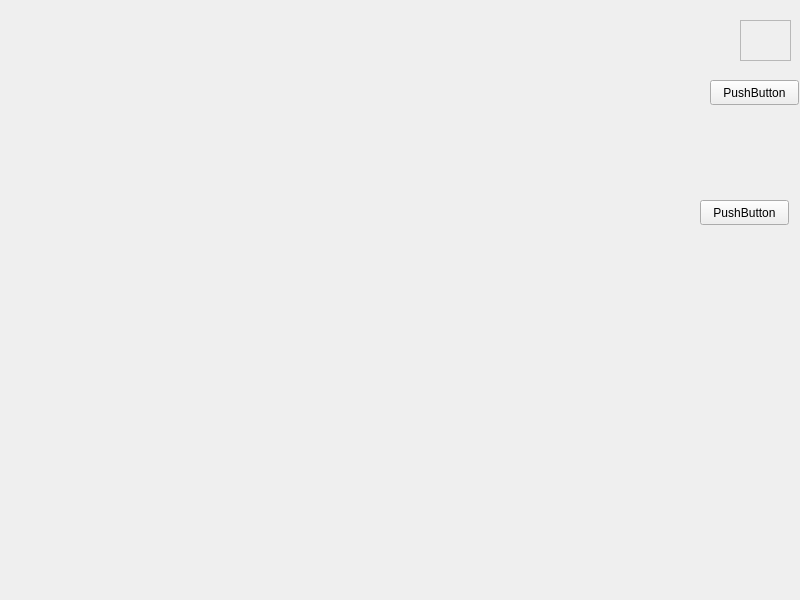
<?xml version="1.0" encoding="UTF-8"?>
<ui version="4.0">
 <class>Widget</class>
 <widget class="QWidget" name="Widget">
  <property name="geometry">
   <rect>
    <x>0</x>
    <y>0</y>
    <width>800</width>
    <height>600</height>
   </rect>
  </property>
  <property name="windowTitle">
   <string>Widget</string>
  </property>
  <widget class="QScrollArea" name="scrollArea">
   <property name="geometry">
    <rect>
     <x>740</x>
     <y>20</y>
     <width>51</width>
     <height>41</height>
    </rect>
   </property>
   <property name="widgetResizable">
    <bool>true</bool>
   </property>
   <widget class="QWidget" name="scrollAreaWidgetContents">
    <property name="geometry">
     <rect>
      <x>0</x>
      <y>0</y>
      <width>49</width>
      <height>39</height>
     </rect>
    </property>
   </widget>
  </widget>
  <widget class="QPushButton" name="pushButton">
   <property name="geometry">
    <rect>
     <x>700</x>
     <y>200</y>
     <width>89</width>
     <height>25</height>
    </rect>
   </property>
   <property name="text">
    <string>PushButton</string>
   </property>
  </widget>
  <widget class="QPushButton" name="pushButton_2">
   <property name="geometry">
    <rect>
     <x>710</x>
     <y>80</y>
     <width>89</width>
     <height>25</height>
    </rect>
   </property>
   <property name="text">
    <string>PushButton</string>
   </property>
  </widget>
 </widget>
 <resources/>
 <connections/>
</ui>
